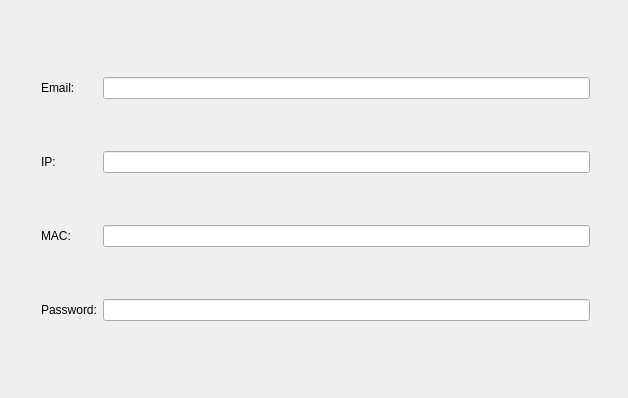
<?xml version="1.0" encoding="UTF-8"?>
<ui version="4.0">
 <class>QLineEditForm</class>
 <widget class="QWidget" name="QLineEditForm">
  <property name="geometry">
   <rect>
    <x>0</x>
    <y>0</y>
    <width>628</width>
    <height>398</height>
   </rect>
  </property>
  <property name="windowTitle">
   <string>QLineEditForm</string>
  </property>
  <widget class="QWidget" name="gridLayoutWidget">
   <property name="geometry">
    <rect>
     <x>30</x>
     <y>20</y>
     <width>571</width>
     <height>361</height>
    </rect>
   </property>
   <layout class="QGridLayout" name="gridLayout">
    <item row="0" column="1">
     <widget class="QLineEdit" name="editEmail"/>
    </item>
    <item row="1" column="1">
     <widget class="QLineEdit" name="editIP"/>
    </item>
    <item row="2" column="0">
     <widget class="QLabel" name="labelMAC">
      <property name="text">
       <string>MAC:</string>
      </property>
     </widget>
    </item>
    <item row="1" column="0">
     <widget class="QLabel" name="labelIP">
      <property name="text">
       <string>IP:</string>
      </property>
     </widget>
    </item>
    <item row="2" column="1">
     <widget class="QLineEdit" name="editMAC"/>
    </item>
    <item row="0" column="0">
     <widget class="QLabel" name="labelEmail">
      <property name="text">
       <string>Email:</string>
      </property>
     </widget>
    </item>
    <item row="3" column="0">
     <widget class="QLabel" name="labelPwd">
      <property name="text">
       <string>Password:</string>
      </property>
     </widget>
    </item>
    <item row="3" column="1">
     <widget class="QLineEdit" name="editPwd"/>
    </item>
   </layout>
  </widget>
 </widget>
 <layoutdefault spacing="6" margin="11"/>
 <resources/>
 <connections/>
</ui>
